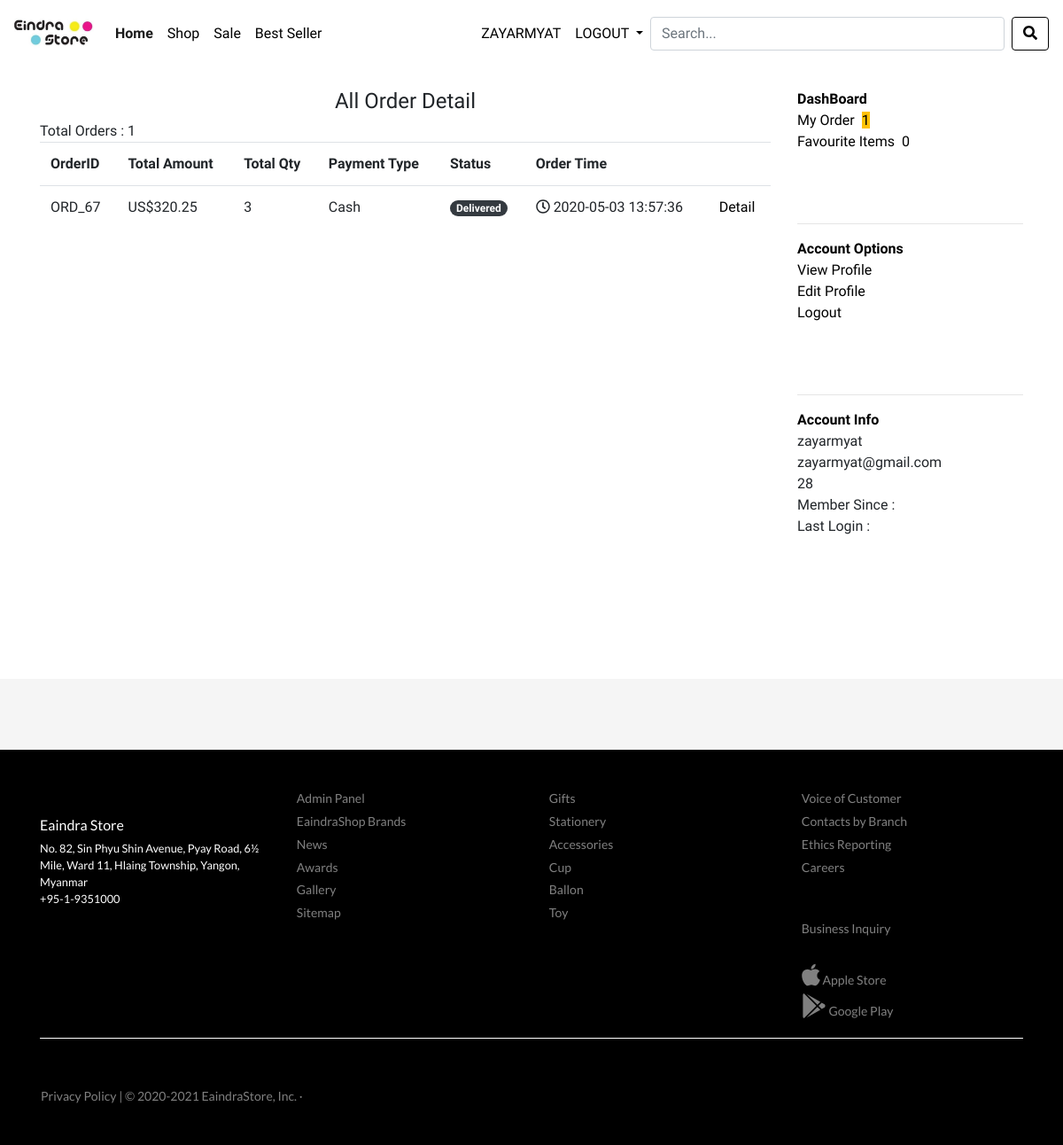
Screenshot of /myorder.php (signed in) with the database file from the repository.
### tables this page shows
CREATE TABLE `customer` (
  `id` int(11) NOT NULL,
  `name` varchar(255) NOT NULL,
  `email` varchar(255) NOT NULL,
  `pass` varchar(255) NOT NULL,
  `customer_img` varchar(255) NOT NULL
);

CREATE TABLE `orders` (
  `order_id` int(11) NOT NULL,
  `customer` varchar(255) NOT NULL,
  `shipping_id` int(11) NOT NULL,
  `status` int(1) NOT NULL,
  `total_amt` float NOT NULL,
  `total_qty` int(11) NOT NULL,
  `payment_type` varchar(255) NOT NULL,
  `created_date` datetime NOT NULL,
  `modified_date` datetime NOT NULL
);

CREATE TABLE `categories` (
  `cat_id` int(11) NOT NULL,
  `cat_name` varchar(255) NOT NULL,
  `created_date` datetime NOT NULL,
  `modified_date` datetime NOT NULL
);

### myorder.php (the view, shortened to what this page needs)
<?php
  include('confs/config.php');
  include('001header.php');
  include('004navbar.php');
  $customer = $_SESSION['email'];
  $c = "SELECT * FROM customer WHERE email = '$customer'";
  $r = mysqli_query($mysqli,$c);
  $row_c =mysqli_fetch_assoc($r);
  $customer_id = $row_c['id'];
  $sql = "SELECT * FROM orders WHERE customer = '$customer' ORDER BY order_id DESC";
  $run = mysqli_query($mysqli,$sql);
  $count = mysqli_num_rows($run);
  $sql2 = "SELECT * FROM add_to_favourite WHERE customer_id='$customer_id'";
  $run2 =mysqli_query($mysqli,$sql2);
  $count_fav = mysqli_num_rows($run2);
?>
<br>
 <div class="container">
   <div class="row">
     <div class="col-md-9">
      <h4 style="text-align: center;">All Order Detail</h4>
      Total Orders : <?php echo $count ?>
       <table class="table">
        <tr>
          <th>OrderID</th>
          <th>Total Amount</th>
          <th>Total Qty</th>
          <th>Payment Type</th>
          <th>Status</th>
          <th>Order Time</th>
          <th></th>
        </tr>
        <?php while($row = mysqli_fetch_assoc($run)):
          $status = $row['status'];
        ?>
        <tr>
          <td>ORD_<?php echo $row['order_id'] ?></td>
          <td>US$<?php echo $row['total_amt'] ?></td>
          <td><?php echo $row['total_qty'] ?></td>
          <td><?php echo $row['payment_type'] ?></td>
          <td>
            <?php if($status == 2) { ?>
            <span class="badge badge-pill badge-warning">UnPaid</span>
                <?php } else if($status == 3){ ?>
                  <span class="badge badge-pill badge-info">Paid</span>
                    <?php } else if($status == 4){ ?>
                  <span class="badge badge-pill badge-light">Shipping</span>
                <?php }else{  ?>
                 <span class="badge badge-pill badge-dark"> Delivered</span>
                <?php  }?>
          </td>
          <td><span class="far fa-clock"></span> <?php echo $row['created_date'] ?></td>
          <td>
            <a href="order_detail.php?id=<?php echo $row['order_id'] ?>">Detail</a>
          </td>
        </tr>
      <?php endwhile ; ?>
      </table>
     </div>
        <div class="col-md-3">
       <ul class="dash">
        <li>
            <b><a href="index.php">DashBoard</a></b>
          </li>
          <li><a href='myorder.php'>My Order<span class='label label-warning' style='margin-left: 8px;'><?php echo $count ?></a></li>
          <li><a href='dashboard.php'>Favourite Items<span class='label label-danger' style='margin-left: 8px;'><?php echo $count_fav ?></a></li>
        </ul><br><br>
        <hr>
         <ul class="dash">
        <li>
            <b><a href="index.php">Account Options</a></b>
          </li>
          <li><a href=''>View Profile</a></li>
          <li><a href=''>Edit Profile</a></li>
          <li><a href=''>Logout</a></li>
        </ul><br><br>
        <hr>
         <ul class="dash">
        <li>
            <b><a href="index.php">Account Info</a></b>
          </li>
          <li><?php echo $row_c['name'] ?></li>
          <li><?php echo $row_c['email'] ?></li>
          <li><?php echo $customer_id ?></li>
          <li>Member Since : </li>
          <li>Last Login : </li>
        </ul><br><br>
     </div>
   </div>
 </div>
 <?php   include('002footer.php'); ?>

### 004navbar.php (shortened to what this page needs)
<nav class="navbar navbar-expand-lg navbar-light bg-white">
  <a class="navbar-brand" href="index.php"><img src="image/e.jpg" width="90" ></a>
  <div class="collapse navbar-collapse" id="navbarSupportedContent">
    <ul class="navbar-nav mr-auto">
      <li class="nav-item active">
        <a class="nav-link" href="index.php">Home <span class="sr-only">(current)</span></a>
      </li>
      <li class="nav-item">
        <a class="nav-link" href="product.php">Shop</a>
      </li>
      <li class="nav-item">
        <a class="nav-link" href="sale.php">Sale</a>
      </li>
       <li class="nav-item">
        <a class="nav-link" href="best-seller.php">Best Seller</a>
      </li>
    </ul>
      <ul class="navbar-nav">
       <?php if(!isset($_SESSION['email'])){ ?>
            <li class="nav-item dropdown">
        <a class="nav-link dropdown-toggle" href="#" id="navbarDropdown" role="button" data-toggle="dropdown" aria-haspopup="true" aria-expanded="false">
          LOGIN/REGISTER
        </a>
        <div class="dropdown-menu" aria-labelledby="navbarDropdown">
          <a class="dropdown-item" href="checkout.php">LOGIN</a>
          <a class="dropdown-item" href="ajax-registration-script-with-php-mysql-and-jquery/index.php">REGISTER</a>
        </div>
      </li>
       <?php } else{ ?>
        <?php
        include('confs/config.php');
    $email = $_SESSION['email'];
    $sql_customer = mysqli_query($mysqli,"SELECT * FROM customer WHERE email = '$email'");
    $row_customer = mysqli_fetch_assoc($sql_customer);
?>
          <li class="nav-item">
        <a class="nav-link" href="myorder.php" style="text-transform: uppercase;">
          <?php echo $row_customer['name'] ?> </a>
      </li>
             <li class="nav-item dropdown">
        <a class="nav-link dropdown-toggle" href="#" id="navbarDropdown" role="button" data-toggle="dropdown" aria-haspopup="true" aria-expanded="false">
          LOGOUT
        </a>
      </li>
        <?php } ?>
      </ul>
      <form method="get" action="search.php" class="form-inline my-2 my-lg-0">
   <div class='soso' ng-controller="fetchCtrl" ng-click='containerClicked();' >
           <input type='text' name="user_query" class="form-control mr-sm-2" ng-keyup='fetchUsers()' ng-click='searchboxClicked($event);' ng-model='searchText' placeholder='Search...'><br>
        </div>
          <button name="search" class="btn btn-outline-dark my-2 my-sm-0" type="submit"><span class="fa fa-search"></span></button>
    </form>
  </div>
</nav>

### 002footer.php (shortened to what this page needs)
<br><br><br><br>
<footer id="footer-sub">
</footer>
  <footer id="footer-main">
    <div class="container">
      <div class="row">
        <div class="col-sm-3">
            <br>
            <h6 class="mt-3">Eaindra Store</h6>
            <p>
              No. 82, Sin Phyu Shin Avenue, Pyay Road, 6½ Mile, Ward 11, Hlaing Township, Yangon, Myanmar<br>
              +95-1-9351000
            </p>
        </div>
        <div class="col-sm-3">
          <a  href="admin/">Admin Panel</a>
          <a href="">EaindraShop Brands</a>
          <a href="">News</a>
          <a href="">Awards</a>
          <a href="">Gallery</a>
          <a href="">Sitemap</a>
        </div>
        <div class="col-sm-3">
           <?php
               include('confs/config.php');
                $query = "SELECT * FROM categories order by cat_id desc";
                $result = mysqli_query($mysqli,$query);
                while($row = mysqli_fetch_assoc($result) ){
                    $id = $row['cat_id'];
                ?>
                <a href="product.php?cat=<?php echo $id ?>"><?php echo $row['cat_name'] ?></a>
            <?php } ?>
        </div>
        <div class="col-sm-3">
          <a href="">Voice of Customer</a>
          <a href="">Contacts by Branch</a>
          <a href="">Ethics Reporting</a>
          <a href="">Careers</a>
          <br><br>
          <a href="">Business Inquiry</a>
          <br>
          <a href="" class="ico"><i class="fab fa-apple fa-2x"></i> Apple Store</a>
          <a href="" class="ico"><i class="fab fa-google-play fa-2x"></i> Google Play</a>
        </div>
      </div>
      <hr>
      <div class="row">
        <div class="col-sm-6">
        </div>
        <div class="col-sm-6">
        </div>
        <a href="" style="margin-left: 1rem">Privacy Policy | &copy; 2020-2021 EaindraStore, Inc. &middot; </a>
      </div>
    </div>
  </footer>

### css/sport-store.css (style rules this page uses)
html,body { font-family: 'Lato', sans-serif; font-family: 'Open Sans', sans-serif; font-family: 'Abel', sans-serif; }
.btn-outline-dark { color: #000; border-color: #000; }
.active { font-weight: bold; }

### 001header.php (style rules this page uses)
.label-warning { background-color: #FFC107; color : black; }
.btn-outline-dark { color: #000; background-color: transparent; background-image: none; border-color: #000; }
html,body { font-family: 'Lato', sans-serif; font-family: 'Open Sans', sans-serif; font-family: 'Abel', sans-serif; }

### 004navbar.php (style rules this page uses)
.form-inline .form-control { display: inline-block; width: 400px; vertical-align: middle; }
.navbar-light .navbar-nav .nav-link { color: #000; }

### myorder.php (style rules this page uses)
.dash { list-style: none; padding: 0; }
a { color: black; }

### 002footer.php (style rules this page uses)
#footer-main { background: #000; color: white; font-size: 0.8rem; padding: 2.5rem 0; font-family: 'Lato', sans-serif; }
#footer-main a { font-size: 14px; display: block; margin: 0.3rem; color: grey; }
#footer-main hr { margin-top: 1rem; margin-bottom: 1rem; border: 0; border-top: 1px solid white; }
#footer-sub { height: 5rem; background: whitesmoke; }
.ico { font-size: 18px; margin: 0.5rem; }

### rows the page displays
customer: name "ZAYARMYAT", name "zayarmyat", email "zayarmyat@gmail.com", id "28"
orders: order_id "67", total_amt "320.25", total_qty "3", payment_type "Cash", status "Delivered", created_date "2020-05-03 13:57:36"
categories: cat_name "Gifts"
categories: cat_name "Stationery"
categories: cat_name "Accessories"
categories: cat_name "Cup"
categories: cat_name "Ballon"
categories: cat_name "Toy"

### other values shown
$count "1"
$count_fav "0"
